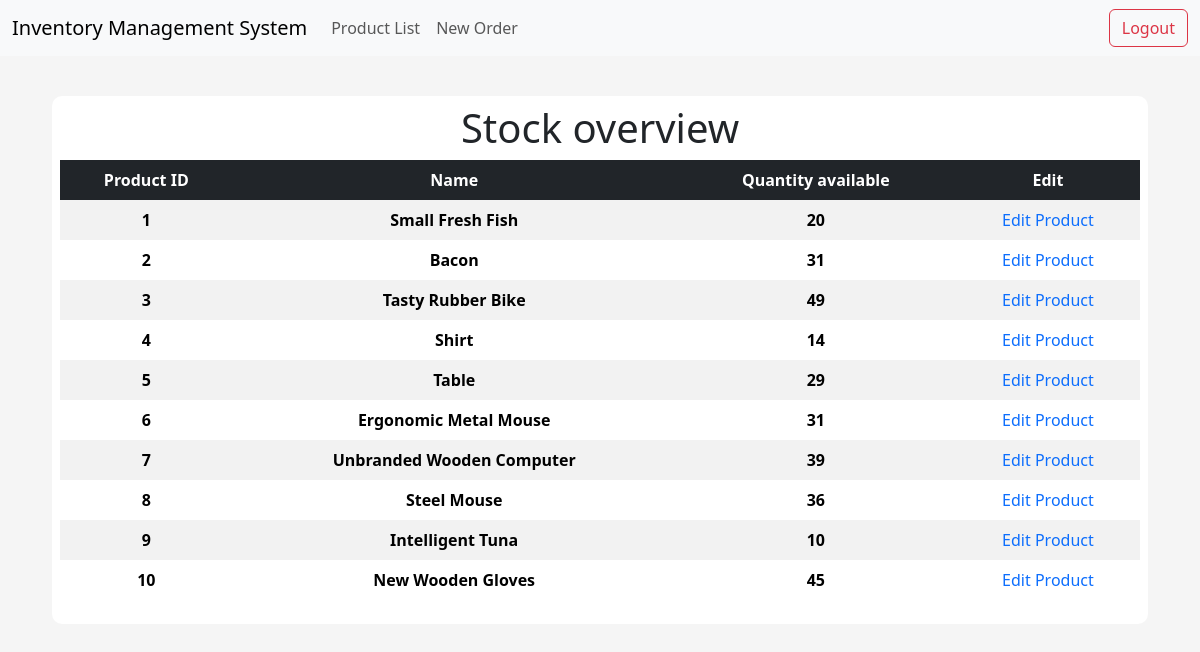
/products, run on an earlier commit of the app's database.
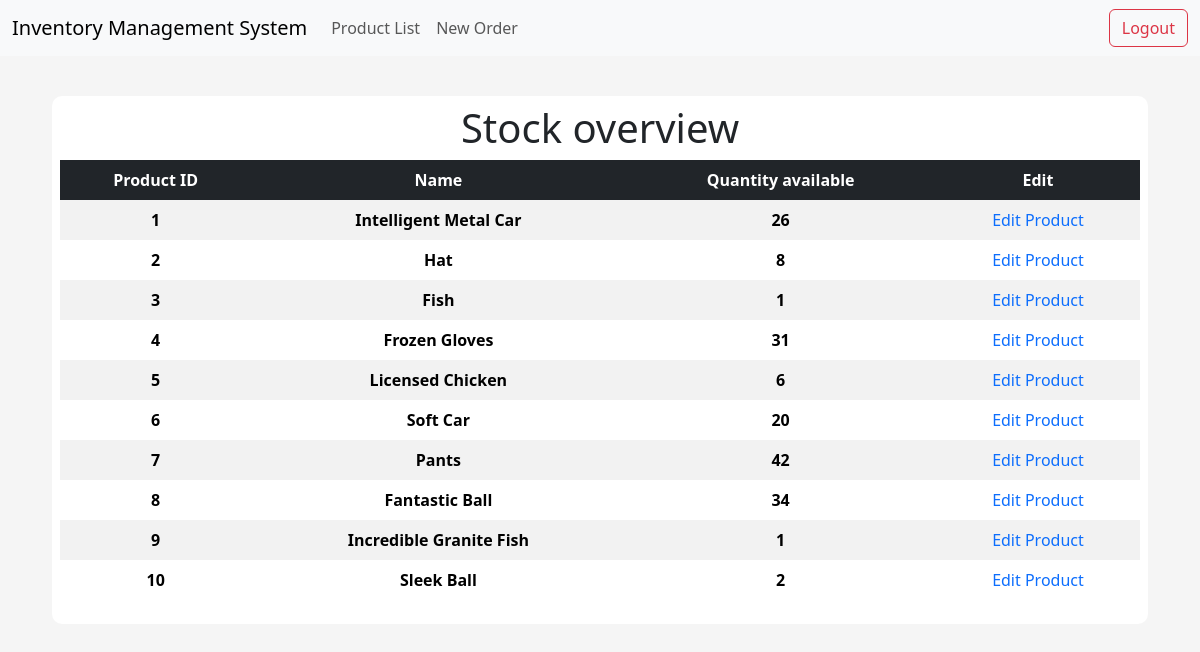
And on a later commit of the database.
### app/models/tables.py (models this page shows, shortened)
class Product(db.Model):
    __tablename__ = "product"
    id = db.Column(db.Integer, primary_key=True)
    name = db.Column(db.String(50), nullable=False, unique=True)
    price = db.Column(db.Float, nullable=False)
    quantity_available = db.Column(db.Integer)

### app/controllers/default.py (the view)
@app.route("/products", methods=["GET", "POST"])
def products():
    products = Product.query.order_by(Product.id).all()
    return render_template("products_list.html", products=products)

### app/templates/products_list.html
{% extends "index.html" %}
{% block body %}
<div class="content-section">
    <div class="title">
        <h1>Stock overview</h1>
    </div>
    <table class="table table-striped table-borderless table-hover text-center">
        <thead class="table-dark table-sm">
            <tr>
                <th scope="col">Product ID</th>
                <th scope="col">Name</th>
                <th scope="col">Quantity available</th>
                <th scope="col">Edit</th>
            </tr>
        </thead>
        <tbody>
            {% for product in products %}
            <tr>
                <th scope="row">{{ product.id }}</th>
                <th scope="row">{{ product.name }}</th>
                <th scope="row">{{ product.quantity_available }}</th>
                <td><a style="text-decoration: none;" href="{{ url_for('product', id=product.id)}}"> Edit Product </a></td>
            </tr>
            {% endfor %}
        </tbody>
    </table>
</div>
{% endblock body %}

### app/templates/index.html (shortened to what this page needs)
<!DOCTYPE html>
<html lang="en">
<head>
    <link href="https://cdn.jsdelivr.net/npm/bootstrap@5.3.2/dist/css/bootstrap.min.css" rel="stylesheet">
    <link rel="stylesheet" href="{{ url_for('static', filename='css/main.css') }}">
    <link href="//netdna.bootstrapcdn.com/font-awesome/3.2.1/css/font-awesome.css" rel="stylesheet">
</head>
<body>
    {% include "navbar.html" %}
      <div class="container-fluid main-container">
        {% block body %}{% endblock body %}
      </div>
</body>
</html>

### app/templates/navbar.html (shortened to what this page needs)
<nav class="navbar navbar-expand-lg bg-body-tertiary">
    <div class="container-fluid">
      <a class="navbar-brand" href="{{ url_for('index') }}">Inventory Management System</a>
      <div class="collapse navbar-collapse" id="navbarSupportedContent">
        <ul class="navbar-nav me-auto mb-2 mb-lg-0">
          <li class="nav-item">
            <a class="nav-link" href="{{ url_for('products') }}">Product List</a>
          </li>
          <li class="nav-item">
            <a class="nav-link" href="{{ url_for('create_order') }}">New Order</a>
          </li>
        </ul>
        <form class="d-flex" action="{{ url_for('logout') }}">
          <button type="submit" class="btn btn-outline-danger">Logout</button>
        </form>
      </div>
    </div>
  </nav>

### app/static/css/main.css (style rules this page uses)
body { background-color: rgb(245, 245, 245); }
.content-section { background: #fff; margin: 40px; padding: 0.5rem 0.5rem; border-radius: 10px; }
.title h1 { text-align: center; align-items: center; }

What changed in the data, as far as the page shows it:
changed Product id 1: name "Small Fresh Fish" → "Intelligent Metal Car"; quantity_available "20" → "26"
changed Product id 2: name "Bacon" → "Hat"; quantity_available "31" → "8"
changed Product id 3: name "Tasty Rubber Bike" → "Fish"; quantity_available "49" → "1"
changed Product id 4: name "Shirt" → "Frozen Gloves"; quantity_available "14" → "31"
changed Product id 5: name "Table" → "Licensed Chicken"; quantity_available "29" → "6"
changed Product id 6: name "Ergonomic Metal Mouse" → "Soft Car"; quantity_available "31" → "20"
changed Product id 7: name "Unbranded Wooden Computer" → "Pants"; quantity_available "39" → "42"
changed Product id 8: name "Steel Mouse" → "Fantastic Ball"; quantity_available "36" → "34"
changed Product id 9: name "Intelligent Tuna" → "Incredible Granite Fish"; quantity_available "10" → "1"
changed Product id 10: name "New Wooden Gloves" → "Sleek Ball"; quantity_available "45" → "2"
